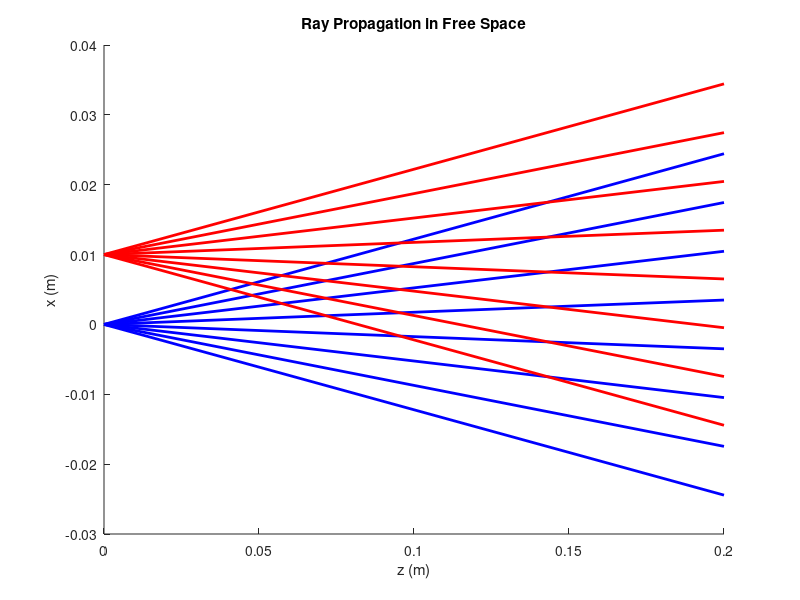
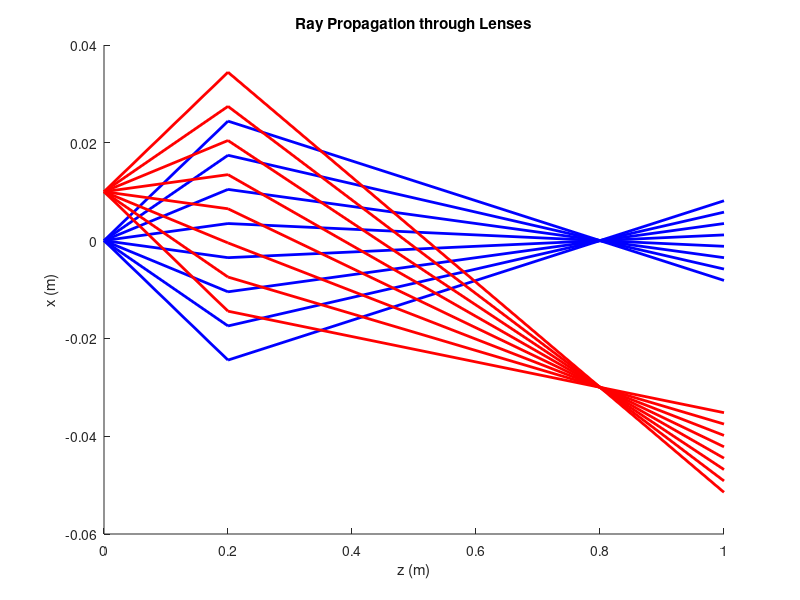

Reproduce these figures in MATLAB, in order.
% Case Study 3 Lab Exercise
% Distance = meters; Angle = radians

% Ray Propagation in Free Space

d = 0.2; % 0.2 m or 200 mm
s = -pi / 20;
a = (pi / 20 - s) / 9;

rays_in1 = [0,      0,      0,      0,      0,      0,      0,      0;
            s+a,    s+2*a,  s+3*a,  s+4*a,  s+5*a,  s+6*a,  s+7*a,  s+8*a;
            0,      0,      0,      0,      0,      0,      0,      0;
            0,      0,      0,      0,      0,      0,      0,      0];

rays_in2 = [0.01,   0.01,   0.01,   0.01,   0.01,   0.01,   0.01,   0.01;
            s+a,    s+2*a,  s+3*a,  s+4*a,  s+5*a,  s+6*a,  s+7*a,  s+8*a;
            0,      0,      0,      0,      0,      0,      0,      0;
            0,      0,      0,      0,      0,      0,      0,      0];

Md = [1,     d,      0,      0;
     0,     1,      0,      0;
     0,     0,      1,      d;
     0,     0,      0,      1];

rays_out1 = Md * rays_in1;
ray_z1 = [zeros(1, size(rays_in1, 2)); d * ones(1, size(rays_in1, 2))];
rays_out2 = Md * rays_in2;
ray_z2 = [zeros(1, size(rays_in2, 2)); d * ones(1, size(rays_in2, 2))];

hold on;
plot(ray_z1, [rays_in1(1, :); rays_out1(1, :)], 'Color', 'blue', ...
    'LineWidth', 2);
plot(ray_z2, [rays_in2(1, :); rays_out2(1, :)], 'Color', 'red', ...
    'LineWidth', 2);
hold off;
title('Ray Propagation in Free Space');
xlabel('z (m)');
ylabel('x (m)');

%%
% Ray Propagation through Lenses

f = 0.15; % 0.15 m or 150 mm
r = 0.02;
d1 = 0.2;
d2 = 0.8;

Md1 = [1,     d1,     0,      0;
       0,     1,      0,      0;
       0,     0,      1,      d1;
       0,     0,      0,      1];

Md2 = [1,     d2,     0,      0;
       0,     1,      0,      0;
       0,     0,      1,      d2;
       0,     0,      0,      1];

Mf = [1,    0,      0,      0;
      -1/f, 1,      0,      0;
      0,    0,      1,      0;
      0,    0,      -1/f,   0];

% Md2 * (Mf * (Md1 * rays_in))
rays_in1a = rays_in1;
rays_out1a = Md1 * rays_in1a;
rays_z1a = [zeros(1, size(rays_in1a, 2)); d1 * ones(1, ...
    size(rays_in1a, 2))];
rays_in1b = rays_out1a;
rays_out1b = Mf * rays_in1b;
rays_in1c = rays_out1b;
rays_out1c = Md2 * rays_in1c;
rays_z1c = [zeros(1, size(rays_in1c, 2)); d2 * ones(1, ...
    size(rays_in1c, 2))];
rays_in2a = rays_in2;
rays_out2a = Md1 * rays_in2a;
rays_z2a = [zeros(1, size(rays_in2a, 2)); d1 * ones(1, ...
    size(rays_in2a, 2))];
rays_in2b = rays_out2a;
rays_out2b = Mf * rays_in2b;
rays_in2c = rays_out2b;
rays_out2c = Md2 * rays_in2c;
rays_z2c = [zeros(1, size(rays_in2c, 2)); d2 * ones(1, ...
    size(rays_in2c, 2))];

figure;
hold on;
plot(rays_z1a, [rays_in1a(1, :); rays_out1a(1, :)], 'Color', 'blue', ...
    'LineWidth', 2);
plot(d1 + rays_z1c, [rays_in1c(1, :); rays_out1c(1, :)], 'Color', ...
    'blue', 'LineWidth', 2);
plot(rays_z2a, [rays_in2a(1, :); rays_out2a(1, :)], 'Color', 'red', ...
    'LineWidth', 2);
plot(d1 + rays_z2c, [rays_in2c(1, :); rays_out2c(1, :)], 'Color', ...
    'red', 'LineWidth', 2);
hold off;
title('Ray Propagation through Lenses');
xlabel('z (m)');
ylabel('x (m)');

% TODO: Add "lost" rays past the lense